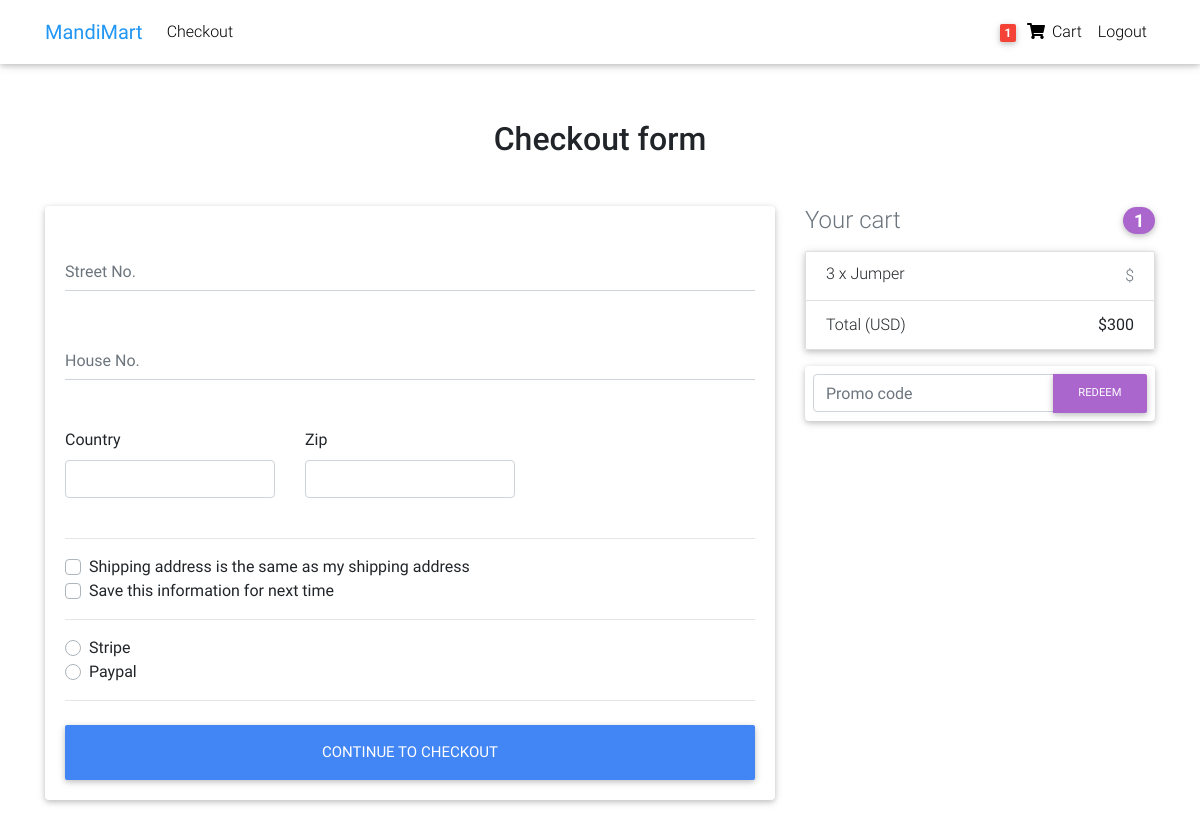
The app's page /checkout/ (signed in), older data.
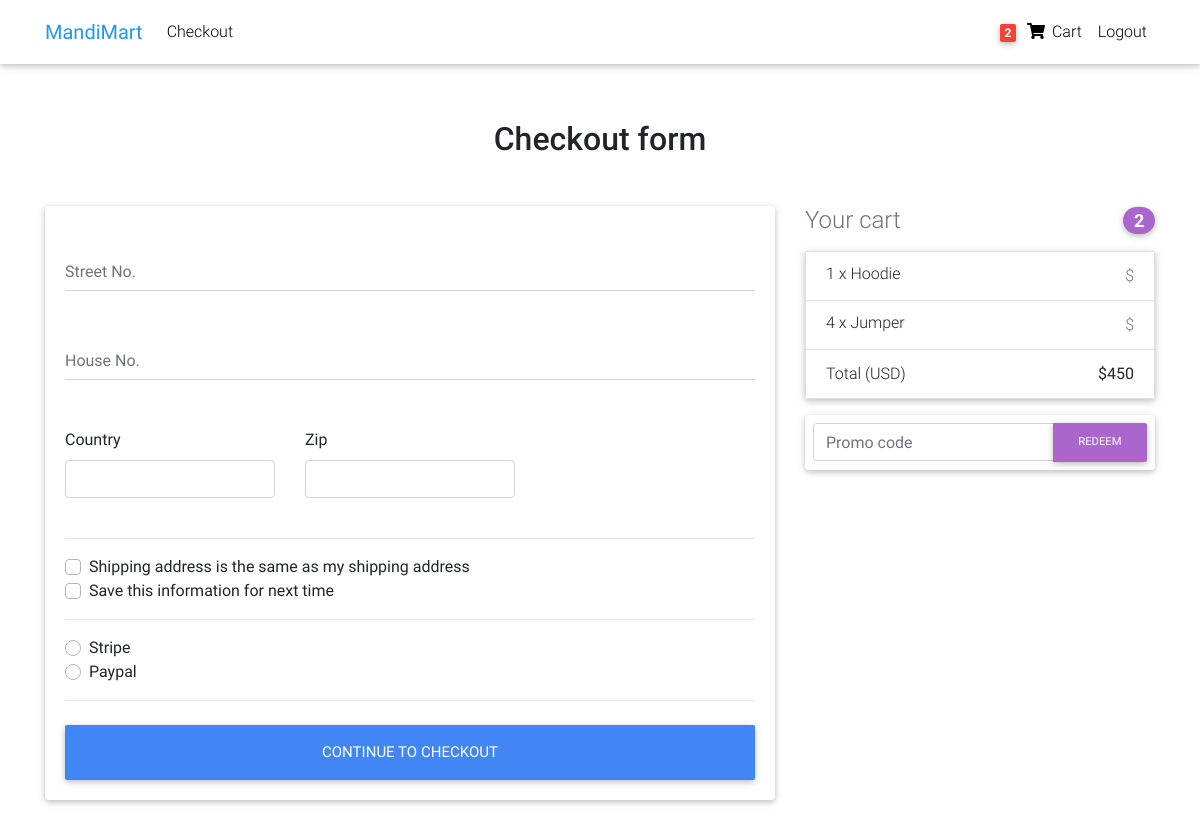
The same page, newer data.
### core/models.py (models this page shows, shortened)
class Order(models.Model):
    user = models.ForeignKey(settings.AUTH_USER_MODEL,
                             on_delete=models.CASCADE)
    items = models.ManyToManyField(OrderItem)
    start_date = models.DateTimeField(auto_now_add=True)
    ordered_date = models.DateTimeField()
    ordered = models.BooleanField(default=False)
    address = models.ForeignKey('Address',on_delete=models.SET_NULL,blank=True,null=True)
    payment = models.ForeignKey('Payment',on_delete=models.SET_NULL,blank=True,null=True)
    def get_total(self):
        total = 0
        for order_item in self.items.all():
            total += order_item.get_final_price()
        return total

class OrderItem(models.Model):
    user = models.ForeignKey(settings.AUTH_USER_MODEL,
                             on_delete=models.CASCADE, blank=True, null=True)
    ordered = models.BooleanField(default=False)
    item = models.ForeignKey(Item, on_delete=models.CASCADE)
    quantity = models.IntegerField(default=1)
    def get_total_item_price(self):
        return self.quantity*self.item.price
    def get_total_discount_item_price(self):
        return self.quantity*self.item.discount_price
    def get_final_price(self):
        if self.item.discount_price:
            return self.get_total_discount_item_price()
        return self.get_total_item_price()

class Item(models.Model):
    title = models.CharField(max_length=100)
    price = models.IntegerField()
    discount_price = models.IntegerField(blank=True, null=True)
    category = models.CharField(choices=CATEGORY_CHOICES, max_length=2)
    label = models.CharField(choices=LABEL_CHOICES, max_length=1)
    slug = models.SlugField()
    description = models.TextField(default="this is a test description")
    image = models.ImageField()

### core/views.py (the view, shortened to what this page needs)
# urls.py: path('checkout/', views.CheckoutView.as_view(), name="checkout"),
class CheckoutView(View):
    def get(self, *args, **kwargs):
        order = Order.objects.get(user=self.request.user,ordered=False)
        form = CheckoutForm()
        context = {
            'form':form,
            'order':order
        }
        return render(self.request, "checkout.html",context)

### core/forms.py
class CheckoutForm(forms.Form):
    street_address = forms.CharField(widget=forms.TextInput(attrs={
        'placeholder':'Street No.'
    }))
    apartment_address = forms.CharField(required=True, widget=forms.TextInput(attrs={
        'placeholder':'House No.'
    }))
    country = CountryField(blank_label='(select_country)').formfield(widget=CountrySelectWidget(
        attrs = {
            'class': 'custom-select d-block w-100'
        }
    ))
    zip = forms.CharField(widget=forms.TextInput(attrs = {
        'class':'form-control'
    }))
    same_shipping_address = forms.BooleanField(required=False)
    save_info = forms.BooleanField(required=False)
    payment_option = forms.ChoiceField(widget=forms.RadioSelect, choices=PAYMENT_CHOICES)

### core/templatetags/cart_template_tags.py (called while the page is built)
@register.filter
def cart_item_count(user):
    if user.is_authenticated:
        qs = Order.objects.filter(user=user,ordered=False)
        if qs.exists():
            return qs[0].items.count()
    return 0

### templates/checkout.html (shortened to what this page needs)
{% extends 'base.html' %}
{% load crispy_forms_tags %}
{% block content %}
<main >
    <div class="container wow fadeIn">
      <h2 class="my-5 h2 text-center">Checkout form</h2>
      <div class="row">
        <div class="col-md-8 mb-4">
          <div class="card">
            <form method="POST" class="card-body">
              <div class="md-form mb-5">
                {{form.street_address}}
              </div>
              <div class="md-form mb-5">
                {{form.apartment_address}}
              </div>
              <div class="row">
                <div class="col-lg-4 col-md-6 mb-4">
                  <label for="country">Country</label>
                  {{form.country}}
                </div>
                <div class="col-lg-4 col-md-6 mb-4">
                  <label for="zip">Zip</label>
                  {{form.zip}}
                </div>
              </div>
              <hr>
              <div class="custom-control custom-checkbox">
                <label class="custom-control-label" for="same-address">Shipping address is the same as my shipping address</label>
              </div>
              <div class="custom-control custom-checkbox">
                <label class="custom-control-label"  for="save-info">Save this information for next time</label>
              </div>
              <hr>
              <div class="d-block my-3">
                {% for name,value in form.fields.payment_option.choices %}
                <div class="custom-control custom-radio">
                  <label class="custom-control-label" for="{{value}}">{{value}}</label>
                </div>
                {% endfor %}
              </div>
              <hr class="mb-4">
              <button class="btn btn-primary btn-lg btn-block" type="submit">Continue to checkout</button>
            </form>
          </div>
        </div>
        <div class="col-md-4 mb-4">
          <h4 class="d-flex justify-content-between align-items-center mb-3">
            <span class="text-muted">Your cart</span>
            <span class="badge badge-secondary badge-pill">{{order.items.count}}</span>
          </h4>
          <ul class="list-group mb-3 z-depth-1">
            {% for order_item in order.items.all %}
            <li class="list-group-item d-flex justify-content-between lh-condensed">
              <div>
                <h6 class="my-0">{{ order_item.quantity }} x {{ order_item.item.title}}</h6>
              </div>
              <span class="text-muted">${{order_item.price}}</span>
            </li>
            {% endfor %}
            <li class="list-group-item d-flex justify-content-between">
              <span>Total (USD)</span>
              <strong>${{order.get_total}}</strong>
            </li>
          </ul>
          <form class="card p-2">
            <div class="input-group">
              <input type="text" class="form-control" placeholder="Promo code" aria-label="Recipient's username" aria-describedby="basic-addon2">
              <div class="input-group-append">
                <button class="btn btn-secondary btn-md waves-effect m-0" type="button">Redeem</button>
              </div>
            </div>
          </form>
        </div>
      </div>
    </div>
  </main>
{% endblock content %}

### templates/navbar.html (shortened to what this page needs)
{% load cart_template_tags %}
<nav
  class="navbar fixed-top navbar-expand-lg navbar-light white scrolling-navbar"
>
  <div class="container">
    <a class="navbar-brand waves-effect" href="/">
      <strong class="blue-text">MandiMart</strong>
    </a>
    <div class="collapse navbar-collapse" id="navbarSupportedContent">
      <ul class="navbar-nav mr-auto">
        <li class="nav-item">
          <a class="nav-link waves-effect" href="/checkout"> Checkout</a>
        </li>
      </ul>
      <ul class="navbar-nav nav-flex-icons">
        {% if request.user.is_authenticated %}
        <li class="nav-item">
          <a
            href="{% url 'core:order-summary' %}"
            class="nav-link waves-effect"
          >
            <span class="badge red z-depth-1 mr-1">
              {{ request.user|cart_item_count }}
            </span>
            <i class="fas fa-shopping-cart"></i>
            <span class="clearfix d-none d-sm-inline-block"> Cart </span>
          </a>
        </li>
        <li class="nav-item">
          <a class="nav-link waves-effect" href="{% url 'account_logout' %}">
            <span class="clearfix d-none d-sm-inline-block"> Logout </span>
          </a>
        </li>
        {% endif %}
      </ul>
    </div>
  </div>
</nav>

Row changes from the older to the newer data that the page shows:
changed through a linked row, Order: items.count "1" → "2"; get_total "300" → "450"
now on this page (row unchanged): OrderItem: quantity "1", item "Hoodie"
changed OrderItem "Jumper": quantity "3" → "4"
Text that changed along with them:
{{ request.user|cart_item_count }}: "1" → "2"
